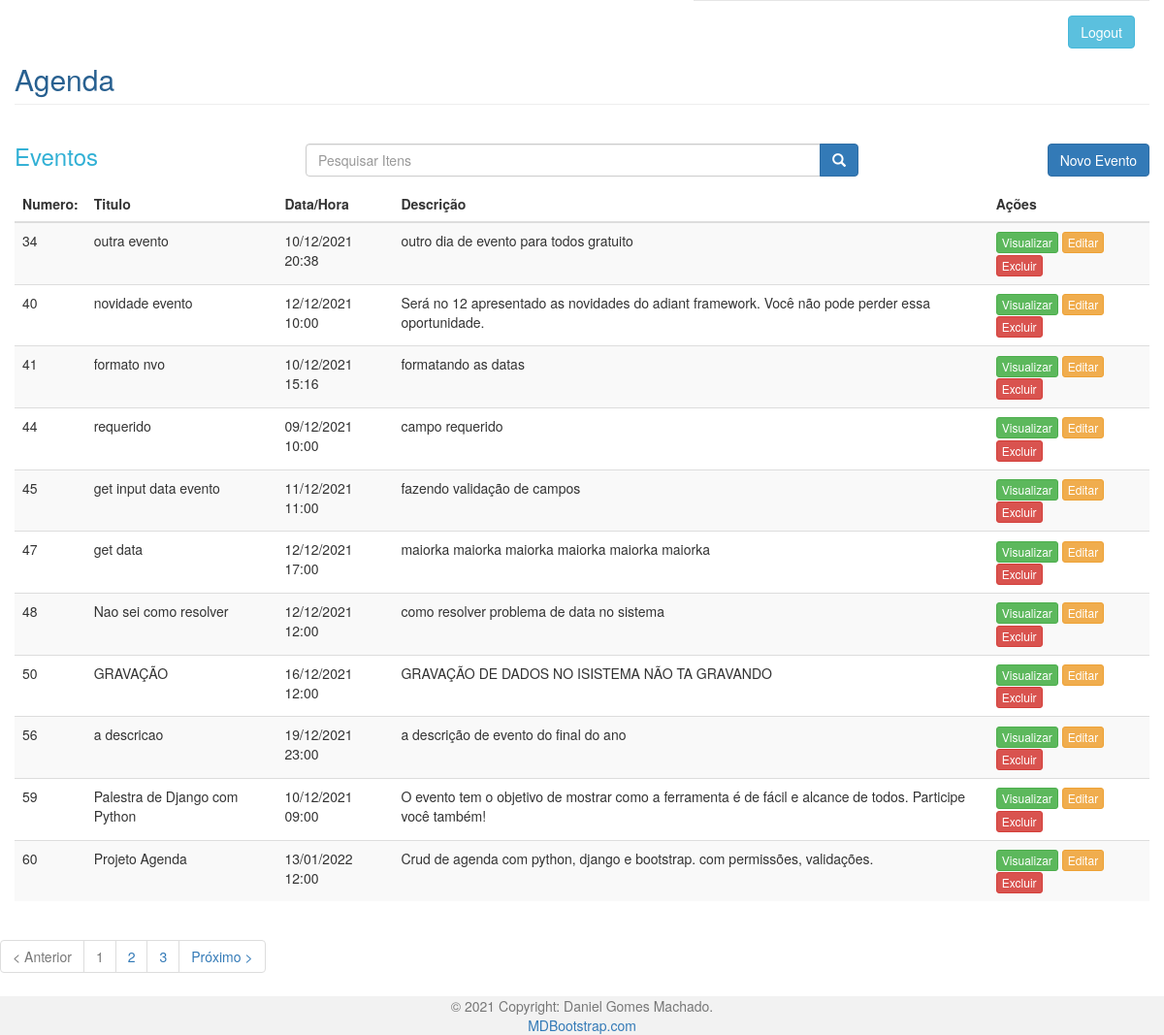
The page /agenda/ (signed in) on the database its author committed.
### core/models.py (models this page shows, shortened)
class Evento(models.Model):
     titulo = models.CharField(max_length=100)
     descricao = models.TextField(blank=True, null=True)
     data_evento = models.DateTimeField(verbose_name='Data do Evento')
     data_criacao = models.DateTimeField(auto_now=True)
     usuario = models.ForeignKey(User, on_delete=models.CASCADE)
     class Meta:
         db_table = 'evento'
     def get_data_evento(self):
          return self.data_evento.strftime('%d/%m/%Y %H:%M')

### core/views.py (the view)
# urls.py: path('agenda/', views.lista_eventos),
@login_required(login_url='/login/')
def  lista_eventos(request):
    usuario = request.user
    data_atual = datetime.now() - timedelta(hours=1)
    evento = Evento.objects.filter(usuario=usuario,
                                   data_evento__gt=data_atual)
    dados = {'eventos':evento}
    return render(request, 'agenda/agenda.html', dados)

### templates/agenda/agenda.html (shortened to what this page needs)
  {% extends "agenda/model-page.html" %}
  {% block content %}
  <div id="main" class="container-fluid" xmlns:color="http://www.w3.org/1999/xhtml"
       xmlns:background-color="http://www.w3.org/1999/xhtml">
     <div id="top" class="row">
         <div class="col-md-3">
             <h3 style="color: #31B0D5">Eventos</h3>
         </div>
      <div class="col-md-6">
        <div class="input-group h2">
            <input name="data[search]" class="form-control" id="search" type="text" placeholder="Pesquisar Itens">
            <span class="input-group-btn">
                <button class="btn btn-primary" type="submit">
                    <span class="glyphicon glyphicon-search"></span>
                </button>
            </span>
        </div>
      </div>
        <div class="col-md-3">
          <a href="evento/" class="btn btn-primary pull-right h2">Novo Evento</a>
        </div>
    </div>
     <div id="list" class="row">
    <div class="table-responsive col-md-12">
        <table class="table table-striped" cellspacing="0" cellpadding="0">
            <thead>
                <tr>
                    <th>Numero:</th>
                    <th>Titulo</th>
                    <th>Data/Hora</th>
                    <th>Descrição</th>
                    <th class="actions">Ações</th>
                 </tr>
            </thead>
             <tbody>
             <tr>
               <div style="font-size: 18px">
                   {% for evento in eventos %}
                      <div style=>
                    <td>{{ evento.id }}</td>
                    <td>{{ evento.titulo }}</td>
                    <td>{{ evento.get_data_evento }}</td>
                    <td>{{ evento.descricao }}</td>
                    <td class="actions">
                        <a class="btn btn-success btn-xs" href="evento/evento_detail/?id={{ evento.id }}">Visualizar</a>
                        <a class="btn btn-warning btn-xs" href="evento/?id={{ evento.id }}">Editar</a>
                        <a class="btn btn-danger btn-xs"  href="evento/delete/{{ evento.id }}/">Excluir</a>
                    </td>
                </div>
             </tr>
                   {% endfor %}
             </tbody>
         </table>
        </div>
     <div id="bottom" class="row">
       <div class="col-md-12">
          <ul class="pagination">
            <li class="disabled"><a>&lt; Anterior</a></li>
            <li class="disabled"><a>1</a></li>
            <li><a href="#">2</a></li>
            <li><a href="#">3</a></li>
            <li class="next"><a href="#" rel="next">Próximo &gt;</a></li>
            </ul>
       </div>
    </div>
{% endblock %}

### rows shown on the page
Evento: id "34", titulo "outra evento", get_data_evento "10/12/2021 20:38", descricao "outro dia de evento para todos gratuito"
Evento: id "40", titulo "novidade evento", get_data_evento "12/12/2021 10:00", descricao "Será no 12 apresentado as novidades do adiant framework. Você não pode perder essa oportunidade."
Evento: id "41", titulo "formato nvo", get_data_evento "10/12/2021 15:16", descricao "formatando as datas"
Evento: id "44", titulo "requerido", get_data_evento "09/12/2021 10:00", descricao "campo requerido"
Evento: id "45", titulo "get input data evento", get_data_evento "11/12/2021 11:00", descricao "fazendo validação de campos"
Evento: id "47", titulo "get data", get_data_evento "12/12/2021 17:00", descricao "maiorka maiorka maiorka maiorka maiorka maiorka"
Evento: id "48", titulo "Nao sei como resolver", get_data_evento "12/12/2021 12:00", descricao "como resolver problema de data no sistema"
Evento: id "50", titulo "GRAVAÇÃO", get_data_evento "16/12/2021 12:00", descricao "GRAVAÇÃO DE DADOS NO ISISTEMA NÃO TA GRAVANDO"
Evento: id "56", titulo "a descricao", get_data_evento "19/12/2021 23:00", descricao "a descrição de evento do final do ano"
Evento: id "59", titulo "Palestra de Django com Python", get_data_evento "10/12/2021 09:00", descricao "O evento tem o objetivo de mostrar como a ferramenta é de fácil e alcance de todos. Participe você também!"
Evento: id "60", titulo "Projeto Agenda", get_data_evento "13/01/2022 12:00", descricao "Crud de agenda com python, django e bootstrap. com permissões, validações."
